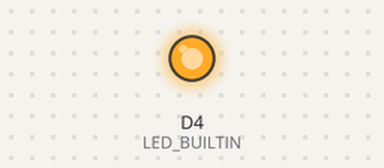
A sketch run on a simulated ESP8266 (NodeMCU). Parts: output pins drawn as LEDs (lit = HIGH, except the on-board LED, lit = LOW). Dashed ring = blinking. What the sketch prints to the serial monitor is not drawn.

Above: at 1.0 s.
At 2.5 s:
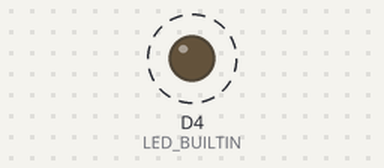
Timing chart, 0 to 4.6 s (numbered marks = the images above):
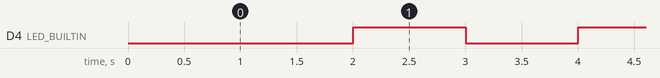

Measured:
- by itself, D4 (LED_BUILTIN): alternates HIGH for 1.0 s and LOW for 1.0 s

The sketch:

yygdrassil_mark1.ino
```cpp
#include "led.h"

#include "main_config.h"

int seconds_checker(int *counter)
{
  //scenario:
  //  g_ctr = 2334, millis() = 3983: true
  //  g_ctr = 9423, millis() = overflow at 10,000
  //                new value = 645:
  int current_millis = millis();

  if(*counter > current_millis)
  {
    *counter = 0;
  }
  if((current_millis - *counter) > 1000)
  {
    *counter = current_millis;
    return SUCCESS;
  }

  return FAILED;
}

void setup() {
  // put your setup code here, to run once:

  Serial.begin(115200);
  Serial.println();
  Serial.println("Relay Driver");

  init_led();
}

int sensorValue;

int gled_ctr = 0;

void loop() {
  // put your main code here, to run repeatedly:

  // sensorValue = analogRead(A0);
  // Serial.print("Sensor Value : ");
  // Serial.println(sensorValue);

  if(seconds_checker(&gled_ctr) == SUCCESS)
  {
    service_led();
  }
  // delay(1000);                      // wait for a milliseconds
  // delayMicroseconds(10);            // wait in microseconds
}
```

led.h
```cpp
#ifndef __LED_H__
#define __LED_H__

int init_led(void);
void service_led(void);

#endif //__LED_H__
```

led.ino
```cpp
#include "Arduino.h"

#include "led.h"

#include "main_config.h"

int g_led_stat = 0;

int init_led(void)
{
  pinMode(LED_BUILTIN, OUTPUT);

  return RET_FAIL;
}

void service_led(void)
{
  if(g_led_stat == 0)
  {
    digitalWrite(LED_BUILTIN, LOW);
    g_led_stat = 1;
  }
  else
  {
    digitalWrite(LED_BUILTIN, HIGH);
    g_led_stat = 0;
  }

  return;
}
```

motor_ctr.ino
```cpp

```

relay.ino
```cpp

```

sensing.ino
```cpp

```

main_config.h
```cpp
#ifndef __MAIN_CONFIG_H__
#define __MAIN_CONFIG_H__

#include "Arduino.h"

#define RET_PASS        0
#define RET_FAIL        -1

#define SUCCESS         0
#define FAILED          -1

#define LED_GPIO        LED_BUILTIN

#define PWM_GPIO_A1     D13
#define PWM_GPIO_A2     D12
#define PWM_GPIO_B1     D11
#define PWM_GPIO_B2     D10
#define PWM_GPIO_C1     D9
#define PWM_GPIO_C2     D8

#define RELAY_GPIO_DC   D14
#define RELAY_GPIO_AC   D15

#define CURRENT_ADC_A   A8
#define CURRENT_ADC_B   A9
#define CURRENT_ADC_C   A10

#endif //__MAIN_CONFIG_H__
```
